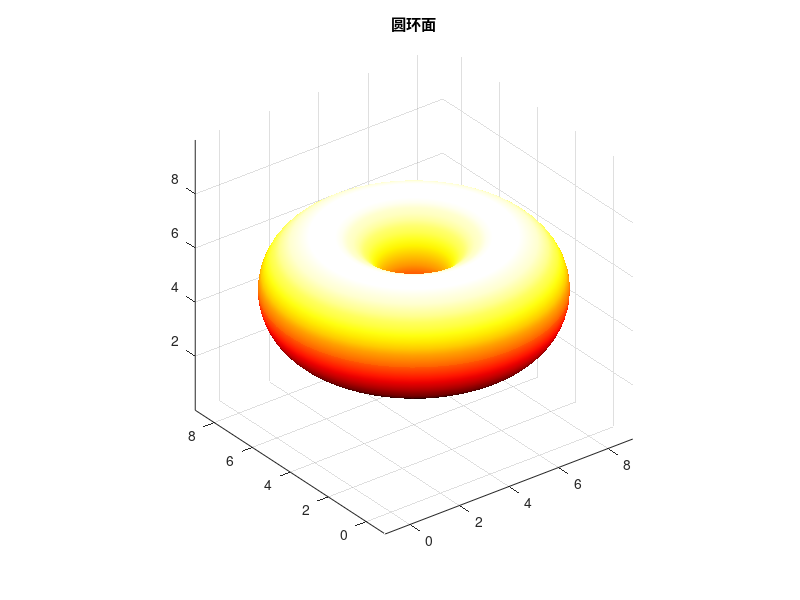

Here is the MATLAB script that generated this plot:
%x=(a+r1*cos(\phi))*cos(\theta)+b
%y=(a+r1*sin(\phi))*cos(\theta)+b
%z=c+r1*sin(\phi)
figure;
r=linspace(0,2*pi,60);
s=linspace(0,2*pi,60);
[u,v]=meshgrid(r,s);
a=3;
b=4;
c=5;
r1=2;
x=(a+r1*cos(v)).*cos(u)+b;
y=(a+r1*cos(v)).*sin(u)+b;
z=c+r1*sin(v);
surf(x,y,z);
title('圆环面');
shading interp;
colormap(hot);
axis equal;
